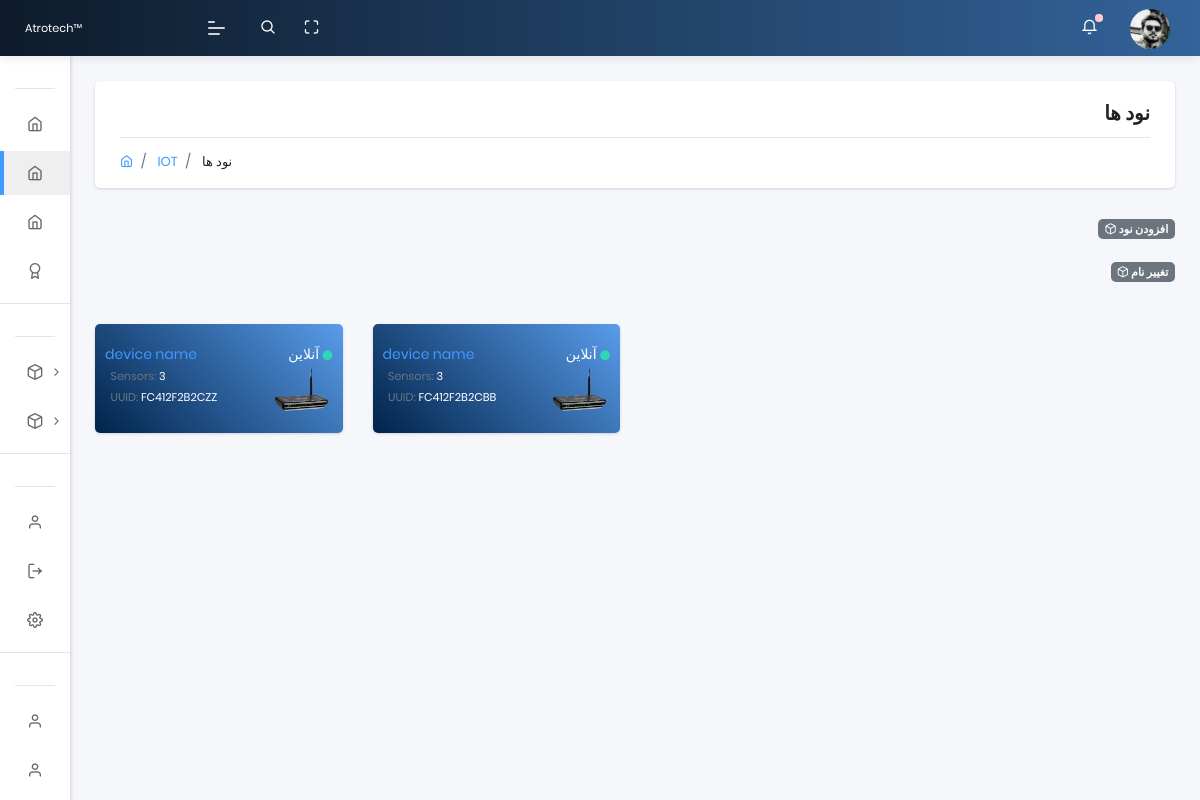
The page /nodes (signed in) on the database as committed earlier.
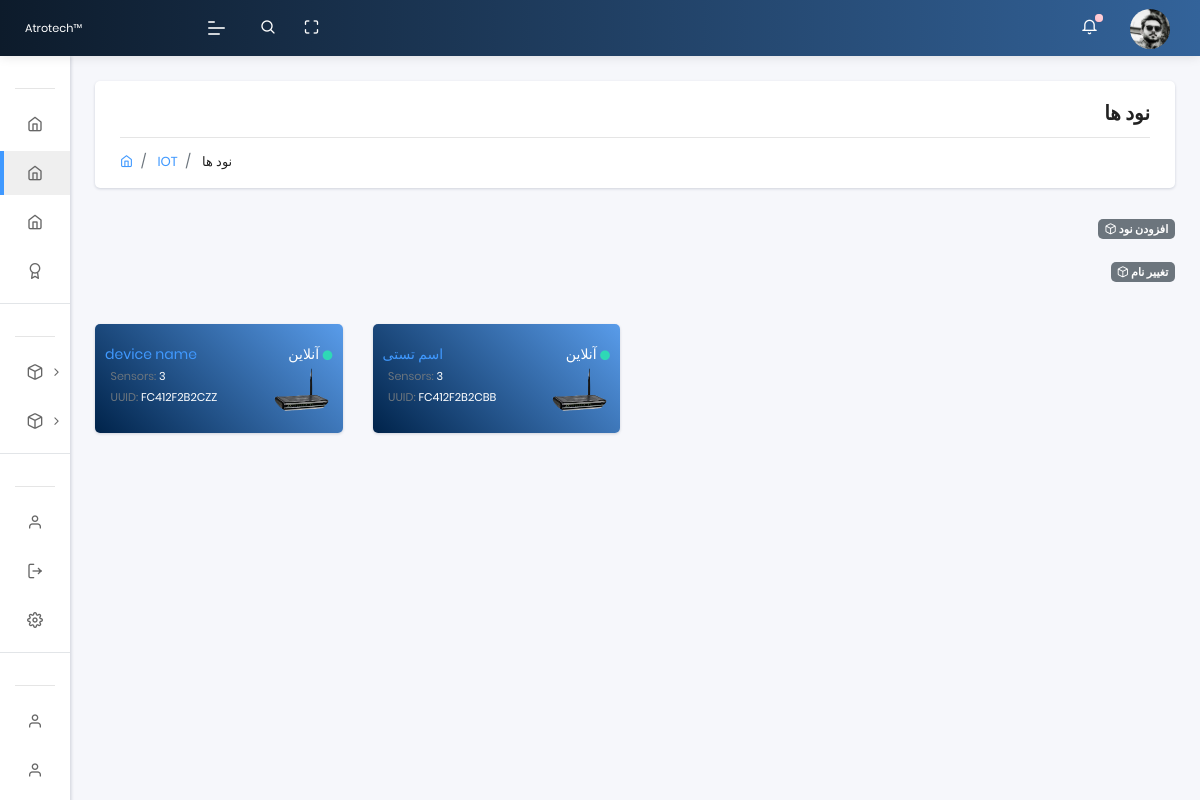
The same page on the database as committed later.
### app/models.py (models this page shows, shortened)
class Rom(models.Model):
    name = models.CharField(max_length=40, default='device name')
    UUID = models.CharField(max_length=20)
    family_id = models.CharField(max_length=20)
    node_id = models.CharField(max_length=20)
    updated_on = models.DateTimeField(auto_now= True)
    created_on = models.DateTimeField()
    def get_absolute_url(self):
        return reverse('app:nodes_detail',args=[self.id])

class Profile(models.Model):
  user = models.OneToOneField(User, on_delete=models.CASCADE,unique=True,related_name='profile',verbose_name = "کاربر")
  phone = models.CharField(max_length=50,null=True, blank=True,verbose_name = " شماره تماس  ")
  address = models.CharField(max_length=3000,null=True, blank=True,verbose_name = " آدرس  ")
  user_photo = models.ImageField(default='default.png', upload_to='profile_pics', null=True, blank=True, verbose_name = "تصویر")
  class Meta:
      verbose_name = "پروفایل"
      verbose_name_plural = " پروفایل ها "

### app/views.py (the view)
# urls.py: path('nodes', views.nodes, name='nodes'),
@login_required(login_url="/login/")
def nodes(request):
    uuid = models.User_uuid.objects.filter(user=request.user).values('UUID')
    devices = models.Rom.objects.filter(UUID__in=uuid, family_id='01')
    device_name_Form = Device_name_Form(request.POST)
    user_uuid_Form = User_uuidForm(request.POST, instance=request.user)
    if request.method == 'POST':
        if device_name_Form.is_valid():
            uuid = device_name_Form.cleaned_data['Device_UUID']
            obj = get_object_or_404(models.Rom, UUID=uuid, family_id='01')
            obj.name = device_name_Form.cleaned_data['Device_name']
            obj.save()
            context = {'user_uuid_Form': user_uuid_Form, 'devices':devices, 'device_name_Form':device_name_Form}
            return render(request, 'nodes.html', context)
        if user_uuid_Form.is_valid():
            obj = User_uuid()
            obj.UUID = user_uuid_Form.cleaned_data['UUID']
            obj.user = user_uuid_Form.created_by=request.user
            obj.save()
            context = {'user_uuid_Form': user_uuid_Form, 'devices':devices, 'device_name_Form':device_name_Form}
            return render(request, 'nodes.html', context)
    else:
        user_uuid_Form = User_uuidForm(request.POST)
    context = {'user_uuid_Form':user_uuid_Form, 'devices':devices, 'device_name_Form':device_name_Form}
    context['segment'] = 'nodes'
    html_template = loader.get_template( 'nodes.html' )
    return HttpResponse(html_template.render(context, request))

### templates/nodes.html (shortened to what this page needs)
{% extends "layouts/base.html" %}
{% block content %}
    <section class="pcoded-main-container">
        <div class="pcoded-content">
          <div class="page-header">
            <div class="page-block">
              <div class="row align-items-center">
                <div class="col-md-12">
                  <div class="page-header-title" align="right" dir="rtl">
                    <h5 class="m-b-10"> نود ها </h5>
                  </div>
                  <ul class="breadcrumb">
                    <li class="breadcrumb-item"><a href="index.html"><i class="feather icon-home"></i></a></li>
                    <li class="breadcrumb-item"><a href="#!"> IOT </a></li>
                    <li class="breadcrumb-item"><a href="#!"> نود ها </a></li>
                  </ul>
                </div>
              </div>
            </div>
          </div>
          <div align="right" dir="rtl">
              <a href="#!" class="badge badge-secondary collapsible"> افزودن نود  <i class="feather icon-box"></i> </a>
              <div class="collapsiblecontent">
              </div>
           </div>
           <div align="right" dir="rtl">
               <a href="#!" class="badge badge-secondary collapsible"> تغییر نام <i class="feather icon-box"></i> </a>
               <div class="collapsiblecontent">
               </div>
            </div>
          <br>
        <div class="row">
          {% for Rom in devices %}
            <div class="col-sm-3">
                <div class="card bg-c-blue order-card">
                    <div class="card-body">
                        <p class="m-b-0"> <a href="{{ Rom.get_absolute_url }}">{{ Rom.name }}</a> <span class="float-right"> آنلاین <i style="font-size:10px;" class="fas fa-circle text-success"></i> </span></p>
                        <div class="row">
                          <div class="col-md-7">
                            <p>
                              <small>
                                 &nbsp;&nbsp;<span class="text-muted">Sensors:</span> 3
                                 <br>
                                 &nbsp;&nbsp;<span class="text-muted">UUID:</span> {{ Rom.UUID }}
                               </small>
                             </p>
                          </div>
                          <div class="col-md-5">
                            <img src="/static/assets/images/user/device.png" width="60px" class="img-radius float-right" alt="User-Profile-Image">
                          </div>
                        </div>
                    </div>
                </div>
            </div>
          {% endfor %}
       </div>
     </div>
 </section>
{% endblock content %}

### templates/layouts/base.html (shortened to what this page needs)
<!DOCTYPE html>
<html lang="en">
<head>
    <link rel="stylesheet" href="/static/assets/css/style.css">
</head>
<body class="">
    {% include 'includes/sidebar.html' %}
    {% include 'includes/navigation.html' %}
    {% block content %}{% endblock content %}
</body>
</html>

### templates/includes/sidebar.html (shortened to what this page needs)
	<nav class="pcoded-navbar menupos-fixed menu-light ">
		<div class="navbar-wrapper  ">
			<div class="navbar-content scroll-div " >
				<ul class="nav pcoded-inner-navbar ">
					<li class="nav-item pcoded-menu-caption">
					</li>
					<li class="nav-item">
					    <a href="/" class="nav-link ">
                <span class="pcoded-micon"> <i class="feather icon-home"></i> </span>
							</a>
					</li>
					<li class="nav-item">
					    <a href="{% url 'app:nodes' %}" class="nav-link ">
                <span class="pcoded-micon"> <i class="feather icon-home"></i> </span>
							</a>
					</li>
					<li class="nav-item">
					    <a href="{% url 'app:sensors' %}" class="nav-link ">
                <span class="pcoded-micon"> <i class="feather icon-home"></i> </span>
							</a>
					</li>
					<li class="nav-item">
					    <a href="#" class="nav-link ">
                <span class="pcoded-micon"> <i class="feather icon-award"></i> </span>
							</a>
					</li>
					<li class="nav-item pcoded-menu-caption">
					</li>
					{% for Rom in devices %}
					<li class="nav-item pcoded-hasmenu">
						<a href="#!" class="nav-link "><span class="pcoded-micon"><i class="feather icon-box"></i></span><span class="pcoded-mtext"> {{ Rom.name }} </span></a>
					</li>
					{% endfor %}
					<li class="nav-item pcoded-menu-caption">
					</li>
					<li class="nav-item">
					    <a href="/profile" class="nav-link "><span class="pcoded-micon">
						    <i class="feather icon-user"></i></span><span class="pcoded-mtext"> پروفایل </span>
						  </a>
					</li>
					<li class="nav-item">
					    <a href="{% url 'logout' %}" class="nav-link "><span class="pcoded-micon">
						    <i class="feather icon-log-out"></i></span><span class="pcoded-mtext"> خروج </span>
						  </a>
					</li>
					<li class="nav-item">
					    <a target="_blank" rel="noopener" href="https://appseed.us/support" class="nav-link "><span class="pcoded-micon">
						    <i class="feather icon-settings"></i></span><span class="pcoded-mtext"> تنظیمات </span>
					  	</a>
					</li>
					<li class="nav-item pcoded-menu-caption">
					</li>
					<li class="nav-item">
					    <a href="{% url 'logout' %}" class="nav-link "><span class="pcoded-micon">
						    <i class="feather icon-user"></i></span><span class="pcoded-mtext"> مستندات </span>
						  </a>
					</li>
					<li class="nav-item">
					    <a href="{% url 'logout' %}" class="nav-link "><span class="pcoded-micon">
						    <i class="feather icon-user"></i></span><span class="pcoded-mtext"> سوالات متداول </span>
						  </a>
					</li>
					<li class="nav-item">
					</li>
<br><hr><br>
				</ul>
			</div>
		</div>
	</nav>

### templates/includes/navigation.html (shortened to what this page needs)
	<header class="navbar pcoded-header navbar-expand-lg navbar-light headerpos-fixed header-blue">
        <div class="m-header">
            <a class="mobile-menu" id="mobile-collapse" href="#!"><span></span></a>
            <a href="#!" class="b-brand">
                <img src="/static/assets/images/logo.png" alt="" class="logo"><small>Atrotech™</small>
            </a>
        </div>
        <div class="collapse navbar-collapse">
            <ul class="navbar-nav mr-auto">
                <li class="nav-item">
                    <a href="#!" class="pop-search"><i class="feather icon-search"></i></a>
                </li>
                <li class="nav-item">
                    <a href="#!" class="full-screen" onclick="javascript:toggleFullScreen()"><i class="feather icon-maximize"></i></a>
                </li>
            </ul>
            <ul class="navbar-nav ml-auto">
                <li>
                    <div class="dropdown">
                        <a class="dropdown-toggle" href="#" data-toggle="dropdown"><i class="icon feather icon-bell"></i><span class="badge bg-danger"></span></a>
                    </div>
                </li>
                <li>
                    <div class="dropdown drp-user">
                        <a href="#!" class="dropdown-toggle" data-toggle="dropdown">
                            <img src="{{ request.user.profile.user_photo.url }}" class="img-radius wid-40" alt="User-Profile-Image">
                        </a>
                    </div>
                </li>
            </ul>
        </div>
    </header>

Rows that differ between the two databases and show on the page:
changed Rom "FC412F2B2CBB": name "device name" → "اسم تستی"
